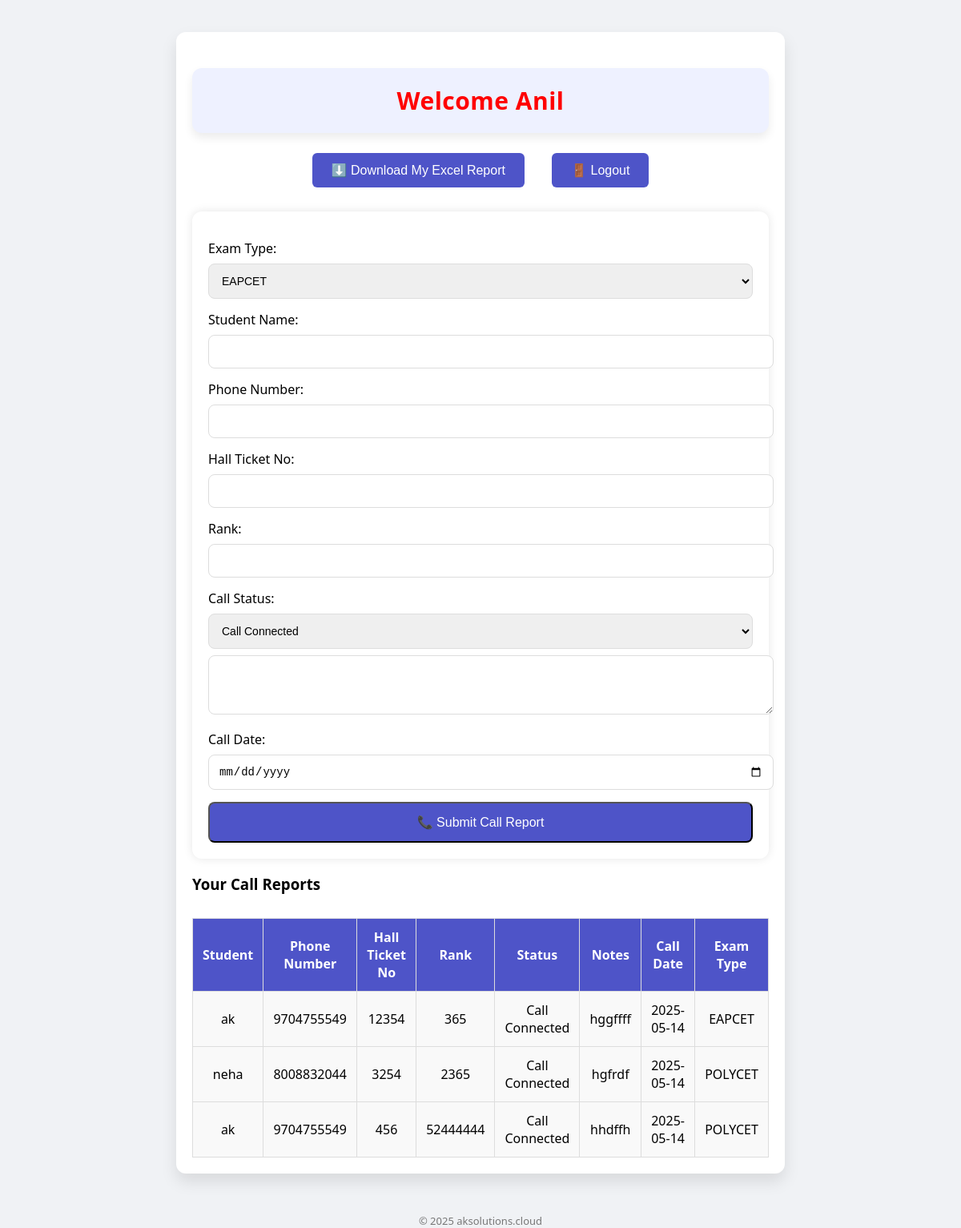
The app's page /dashboard (signed in) with its own data.
### tables this page shows
CREATE TABLE calls (
        id INTEGER PRIMARY KEY AUTOINCREMENT,
        user_id INTEGER,
        student TEXT,
        phone_number TEXT,
        status TEXT,
        notes TEXT,
        call_date TEXT,
        exam_type TEXT,
        hall_ticket_no TEXT,
        rank TEXT,
        FOREIGN KEY (user_id) REFERENCES users(id)
    );

### app.py (the view, shortened to what this page needs)
@app.route('/dashboard', methods=['GET', 'POST'])
def dashboard():
    if 'user_id' not in session or session.get('is_admin') == 1:
        return redirect('/')
    conn = get_db()
    c = conn.cursor()
    c.execute('''SELECT u.username, c.student, c.phone_number, c.hall_ticket_no, c.rank, c.status, c.notes, c.call_date, c.exam_type
                 FROM calls c JOIN users u ON c.user_id = u.id
                 WHERE u.id=?
                 AND (c.exam_type = "EAPCET" OR c.exam_type = "POLYCET" OR c.exam_type = "General")
                 ORDER BY c.call_date DESC''', (session['user_id'],))
    calls = c.fetchall()
    conn.close()
    return render_template('dashboard.html', username=session['username'], calls=calls)

### app.py (called while the page is built)
def get_db():
    return sqlite3.connect(DATABASE)

### templates/dashboard.html (shortened to what this page needs)
<!DOCTYPE html>
<html lang="en">
<head>
</head>
<body>
    <div class="container">
        <h2 class="welcome-text">Welcome {{ username | title }}</h2>
        <div class="top-buttons">
            <a href="/export_my_excel"><button>⬇️ Download My Excel Report</button></a>
            <a href="/logout"><button>🚪 Logout</button></a>
        </div>
        <form method="POST">
            <label for="exam_type">Exam Type:</label>
            <select name="exam_type" required>
                <option value="EAPCET">EAPCET</option>
            </select>
            <label>Student Name:</label>
            <input type="text" name="student" required>
            <label>Phone Number:</label>
            <input type="tel" name="phone_number" pattern="[0-9]{10}" title="Enter a 10-digit phone number" required>
            <label>Hall Ticket No:</label>
            <input type="text" name="hall_ticket_no" required>
            <label>Rank:</label>
            <input type="text" name="rank" required>
            <label>Call Status:</label>
            <select name="status" required>
                <option value="Call Connected">Call Connected</option>
            </select>
            <textarea name="notes" rows="3"></textarea>
            <label>Call Date:</label>
            <input type="date" name="call_date" required>
            <button type="submit">📞 Submit Call Report</button>
        </form>
        <h3>Your Call Reports</h3>
        <table>
            <thead>
                <tr>
                    <th>Student</th>
                    <th>Phone Number</th>
                    <th>Hall Ticket No</th>
                    <th>Rank</th>
                    <th>Status</th>
                    <th>Notes</th>
                    <th>Call Date</th>
                    <th>Exam Type</th>
                </tr>
            </thead>
            <tbody>
                {% for row in calls %}
                <tr>
                    <td>{{ row[1] }}</td>
                    <td>{{ row[2] }}</td>
                    <td>{{ row[3] }}</td>
                    <td>{{ row[4] }}</td>
                    <td>{{ row[5] }}</td>
                    <td>{{ row[6] }}</td>
                    <td>{{ row[7] }}</td>
                    <td>{{ row[8] }}</td>
                </tr>
                {% endfor %}
            </tbody>
        </table>
    </div>
    <footer>
        © 2025 <a href="https://aksolutions.cloud" target="_blank">aksolutions.cloud</a>
    </footer>
</body>
</html>

### templates/dashboard.html (style rules this page uses)
body { font-family: 'Segoe UI', sans-serif; background-color: #f0f2f5; margin: 0; padding: 0; }
.container { width: 60%; margin: 40px auto; padding: 20px; background: white; border-radius: 12px; box-shadow: 0 10px 20px rgba(0,0,0,0.1); }
h2 { color: #333; font-size: 24px; margin-bottom: 20px; text-align: center; }
.top-buttons { text-align: center; margin-bottom: 30px; }
.top-buttons a { margin: 0 15px; text-decoration: none; }
.top-buttons button { padding: 12px 24px; background-color: #4e54c8; color: white; border: none; border-radius: 6px; cursor: pointer; font-size: 16px; }
form { margin-top: 20px; padding: 20px; background-color: #fff; border-radius: 12px; box-shadow: 0 0 12px rgba(0,0,0,0.1); }
label { display: block; margin-top: 15px; font-size: 16px; font-weight: 500; }
input, select, textarea { width: 100%; padding: 12px; margin-top: 8px; border-radius: 8px; border: 1px solid #ddd; font-size: 14px; }
button[type="submit"] { margin-top: 15px; width: 100%; padding: 14px; background-color: #4e54c8; color: white; font-size: 16px; border-radius: 8px; cursor: pointer; }
table { width: 100%; margin-top: 30px; border-collapse: collapse; }
th, td { padding: 12px; text-align: center; border: 1px solid #ddd; }
th { background-color: #4e54c8; color: white; }
td { background-color: #f9f9f9; }
footer { text-align: center; margin-top: 50px; font-size: 13px; color: #777; }
footer a { text-decoration: none; color: #777; }
.welcome-text { font-size: 30px; color: red; margin-bottom: 25px; text-align: center; background-color: #eef1ff; padding: 20px; border-radius: 12px; box-shadow: 0 6px 12px rgba(0, 0, 0, 0.08); font-weight: bold; letter-spacing: 0.5px; }

### records on screen
calls: student "ak", phone_number "9704755549", hall_ticket_no "12354", rank "365", status "Call Connected", notes "hggffff", call_date "2025-05-14", exam_type "EAPCET"
calls: student "neha", phone_number "8008832044", hall_ticket_no "3254", rank "2365", status "Call Connected", notes "hgfrdf", call_date "2025-05-14", exam_type "POLYCET"
calls: student "ak", phone_number "9704755549", hall_ticket_no "456", rank "52444444", status "Call Connected", notes "hhdffh", call_date "2025-05-14", exam_type "POLYCET"

### other values on screen
{{ username | title }} "Anil"
